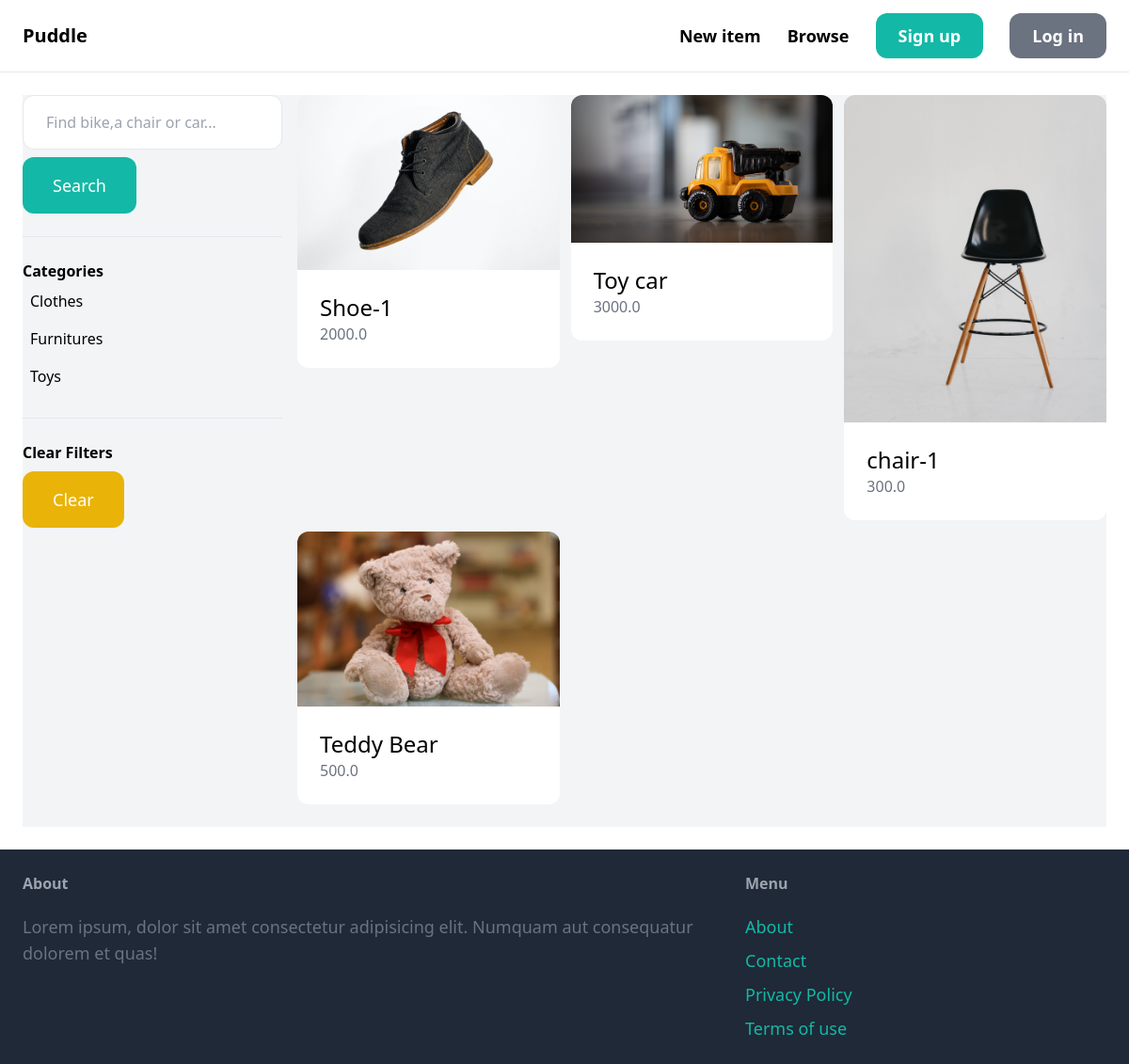
The app's page /items/ with its own data.
### item/models.py (models this page shows, shortened)
class Category(models.Model):
    name = models.CharField(max_length=255)
    class Meta:
        ordering = ("name",)
        verbose_name_plural = "Categories"

class Item(models.Model):
    name = models.CharField(max_length=255)
    description = models.TextField(blank=True, null=True)
    price = models.FloatField()
    image = models.ImageField(upload_to="item_images", blank=True, null=True)
    is_sold = models.BooleanField(default=False)
    created_at = models.DateTimeField(auto_now_add=True)
    created_by = models.ForeignKey(User, related_name="items", on_delete=models.CASCADE)
    category = models.ForeignKey(
        Category, related_name="items", on_delete=models.CASCADE
    )

### item/views.py (the view)
# urls.py: path("", views.items, name="items"),
def items(request):
    query = request.GET.get("query", "")
    category_id = request.GET.get("category", 0)
    items = Item.objects.filter(is_sold=False)
    categories = Category.objects.all()
    if category_id:
        items = items.filter(category_id=category_id)
    if query:
        items = items.filter(Q(name__icontains=query) | Q(description__icontains=query))
    return render(
        request,
        "item/items.html",
        {
            "items": items,
            "query": query,
            "categories": categories,
            "category_id": int(category_id),
        },
    )

### item/templates/item/items.html (shortened to what this page needs)
{% extends "core/base.html" %}
{% block content %}
  <div class="pb-6 grid grid-cols-4 gap-4 bg-gray-100">
    <div class="col-span-1">
      <form action="{% url 'item:items' %}" method="get">
        <input name="query"
               class="w-full py-4 px-6 border rounded-xl"
               type="text"
               value="{{ query }}"
               placeholder="Find bike,a chair or car...">
        <button class="mt-2 py-4 px-8 text-lg bg-teal-500 text-white rounded-xl">Search</button>
      </form>
      <hr class="my-6">
      <p class="font-semibold">Categories</p>
      <ul>
        {% for category in categories %}
          <li id={{ category.id }} data-id={{ category_id }} class="py-2 px-2 rounded-xl{% if category_id == category.id %} bg-gray-200{% endif %}">
            <a href="{% url 'item:items' %}?query={{ query }}&category={{ category.id }}">{{ category.name }}</a>
          </li>
        {% endfor %}
      </ul>
      <hr class="my-6">
      <p class="font-semibold">Clear Filters</p>
      <ul>
        <li>
          <a href="{% url 'item:items' %}"
             class="mt-2 py-4 px-8 inline-block bg-yellow-500 text-lg rounded-xl text-white">Clear</a>
        </li>
      </ul>
    </div>
    <div class="col-span-3">
      <div class="grid grid-cols-3 gap-3">
        {% for item in items %}
          <div>
            <a href="{% url 'item:detail' item.id %}">
              <div>
                <img src="{{ item.image.url }}" alt="{{ item.name }}" class="rounded-t-xl">
              </div>
              <div class="p-6 bg-white rounded-b-xl">
                <h2 class="text-2xl">{{ item.name }}</h2>
                <p class="text-gray-500">{{ item.price }}</p>
              </div>
            </a>
          </div>
        {% endfor %}
      </div>
    </div>
  </div>
{% endblock content %}

### records on screen
Category: name "Clothes"
Category: name "Furnitures"
Category: name "Toys"
Item: image (picture), name "Shoe-1", price "2000.0"
Item: image (picture), name "Toy car", price "3000.0"
Item: image (picture), name "chair-1", price "300.0"
Item: image (picture), name "Teddy Bear", price "500.0"
